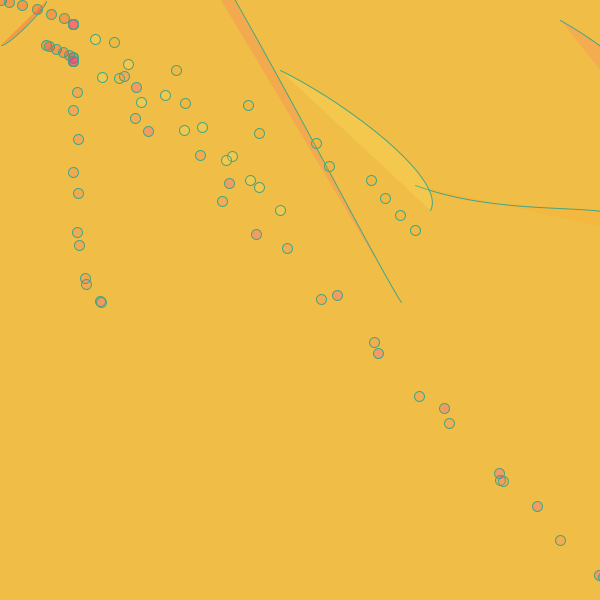
Frame 1 (no input)
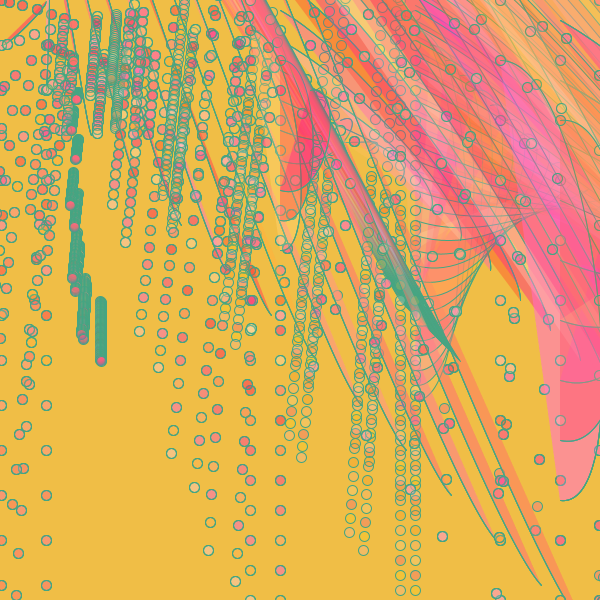
Frame 60 (the mouse pressed at the canvas centre just before this capture)
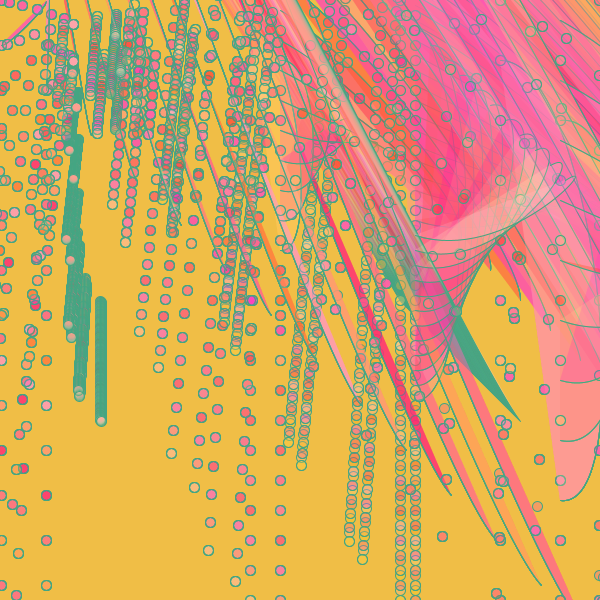
Frame 120 (the mouse held since frame 60 and released just before this capture)

The Processing sketch that drew these frames (run headless with seeded random() and noise(); from frame 60 on, the mouse is pressed at the canvas centre):

// Processing sketch: processing_142290
// ── processing_142290.pde

Fur redFur1;
Fur redFur2;
Fur redFur3;
Fur redFur4;
Fur redFur5;
Fur redFur6;


void setup() {
  size(600,600 );
  background(240,190,70);  
 redFur1 = new Fur(color(255,random(255),random(255),50),300,100,1);
 redFur2 = new Fur(color(255,random(255),random(255),50),200,400,15);
 redFur3 = new Fur(color(255,random(255),random(255),50),150,250,30);
 redFur4 = new Fur(color(255,random(255),random(255),50),600,1,45);
 redFur5 = new Fur(color(255,random(255),random(255),50),420,500,60);
 redFur6 = new Fur(color(255,random(255),random(255),50),500,599,75);

}


void draw() {
 redFur1.run();
 redFur1.show();
 redFur2.run();
 redFur2.show();
 redFur3.run();
 redFur3.show();
 redFur4.run();
 redFur4.show();
 redFur5.run();
 redFur5.show();
 redFur6.run();
 redFur6.show();

}
class Fur{
  color c;
  float xpos;
  float ypos;
  float xspeed;
  
  Fur(color tempC, float tempXpos, float tempYpos, float tempXspeed){
    c = tempC;
    xpos =tempXpos;
    ypos =tempYpos;
    xspeed = tempXspeed;
  }

void show() {
 stroke(68,165,130);
fill(255,random(255),random(255),50);
 curve(xpos, ypos,xpos+ypos,xpos+xspeed,ypos+xspeed,ypos-xpos,TWO_PI,HALF_PI); 

ellipseMode(CENTER);
int steps = 6;
for (int i = 0; i <= steps; i++) {
  float t = i / float(steps);
  float x = curvePoint(xpos, ypos, 73, 73, t);
  float y = curvePoint(ypos, xpos, 24, 61, t);
  ellipse(x, y, 10, 10);
  x = curvePoint(xpos+xspeed, ypos+xspeed, 73, 15, t);
  y = curvePoint(ypos+xspeed, xpos+xspeed, 61, 65, t);
  ellipse(x, y, 10, 10);
}
}
  
void run(){
  xpos = xpos+ xspeed;
  if (xpos> width){
    xpos =0;
  }
}
}
